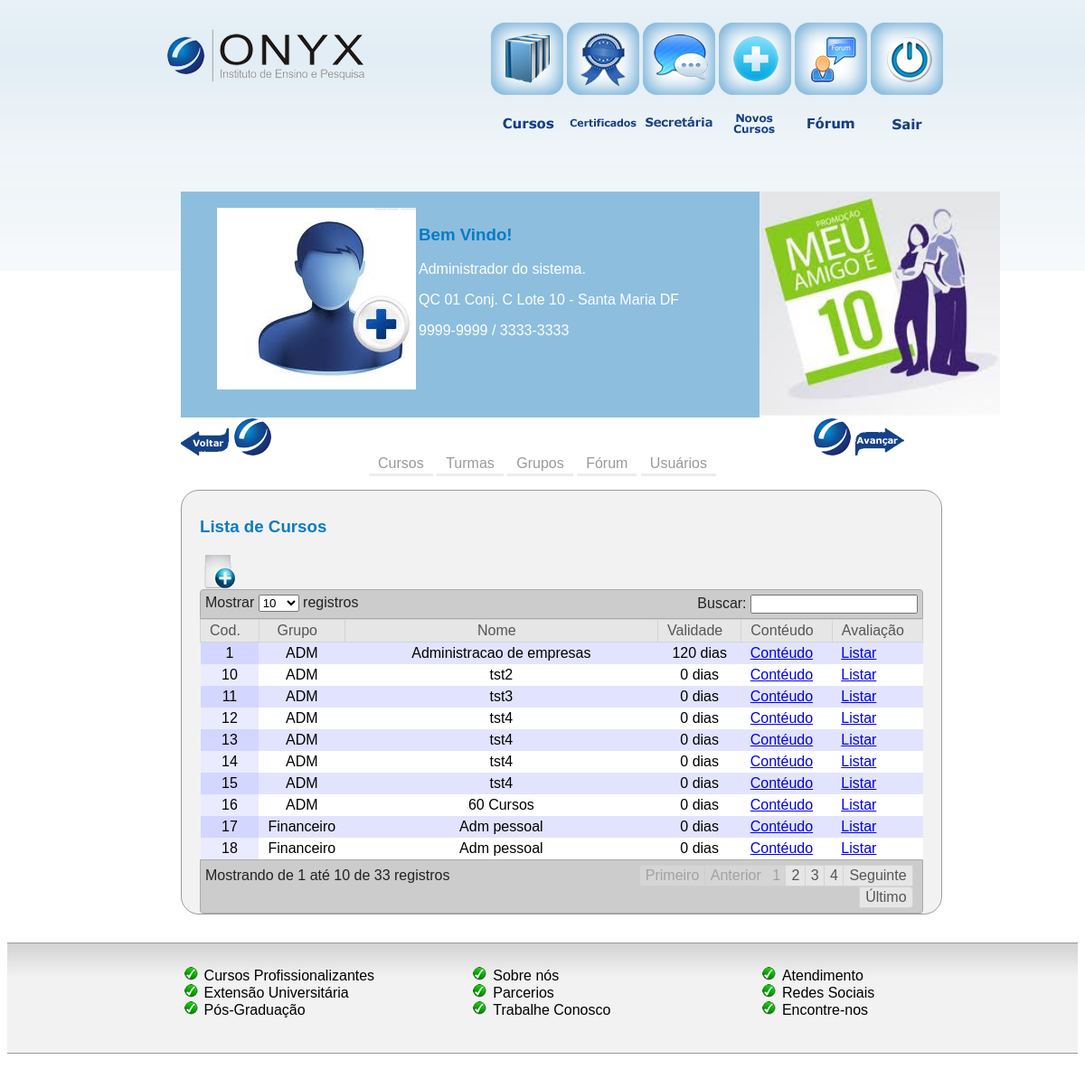
Screenshot of /adm/curso/index.php (signed in) with the database file from the repository.
### tables this page shows
CREATE TABLE IF NOT EXISTS `curso` (
  `id` int(10) unsigned NOT NULL AUTO_INCREMENT,
  `nome` varchar(255) DEFAULT NULL,
  `descricao` varchar(255) DEFAULT NULL,
  `ementa` varchar(255) DEFAULT NULL,
  `valor` varchar(255) DEFAULT NULL,
  `nome_pasta` varchar(255) NOT NULL,
  `observacao` text,
  `qtd_aula` int(5) NOT NULL,
  `grupo_id` int(10) unsigned DEFAULT NULL,
  `validade` int(5) NOT NULL COMMENT 'Prazo de validade do curso em dias',
  `ativo` int(5) NOT NULL COMMENT '1-sim 2-não',
  `tipo` int(5) NOT NULL COMMENT '1-sim 2-não',
  `validadeAula` int(5) NOT NULL,
  `data_cadastro` timestamp NULL DEFAULT CURRENT_TIMESTAMP,
  PRIMARY KEY (`id`)
);

CREATE TABLE IF NOT EXISTS `grupo_curso` (
  `id` int(10) unsigned NOT NULL AUTO_INCREMENT,
  `nome` varchar(255) DEFAULT NULL,
  `observacao` text,
  `data_cadastro` timestamp NULL DEFAULT CURRENT_TIMESTAMP,
  PRIMARY KEY (`id`)
);

### adm/curso/index.php (the view, shortened to what this page needs)
<?php
include("../header.php");
?>
<div id="conteudo_curso">
	<h3>Lista de Cursos</h3>
	<?php
	$res = mysql_query("select * from curso");
  		echo "<a href='curso/cadastro.php'> <img src='../imagens/icone/curso_adiciona-icone.png'> </a>";
  		echo "<table cellpadding='0' cellspacing='0' border='0' class='display' id='example'>
    <thead>
      <tr>
        <th>Cod.</th>
        <th>Grupo</th>
        <th>Nome</th>
        <th>Validade</th>
        <th>Contéudo</th>
        <th>Avaliação</th>
      </tr>
  </thead>
  <tbody>";
  while($curso=mysql_fetch_array($res)){
  $grupo_id = $curso['grupo_id'];
  $resultado = mysql_query("select * from grupo_curso where id=".$grupo_id."");
  $row = mysql_fetch_array($resultado);
  $grupo = $row['nome'];
    echo "
    <tr>
    <td align='center'>".$curso['id'] ."</td>
    <td align='center'>".$grupo."</td>
    <td align='center'>".$curso['nome'] ."</td>
    <td align='center'>".$curso['validade'] ." dias</td>
    <td><a href='curso/adiciona_conteudo.php?curso=".$curso['id']."'>Contéudo</a></td>
    <td><a href='curso/lista_avaliacao.php?curso_id=".$curso['id']."'>Listar</a></td></tr>";
  }
  ?>
</tbody>
    </table>
</div>
<?php include("../footer.php"); ?>

### adm/header.php (shortened to what this page needs)
<html>
<head>
    <link href="css/style.css" rel="stylesheet" type="text/css" />
	<link rel="stylesheet" href="css/table_jui.css" />
  <link rel="stylesheet" href="css/style-adm.css" />
  <link rel="stylesheet" href="css/jquery-ui-1.8.4.custom.css" />
</head>
<body>
<div id="geral">
<div id="centro">
<div id="logo"><a href="index.php"><img src="../imagens/logo.png" class="logo"></a></div>
<div id="titulo_principal">
  <table>
    <tr>
      <td><a href="curso/detalhe.php"><img src="../imagens/icone/curso.png" class="btn-curso"></a></td>
      <td><a href="certificado/index.php"><img src="../imagens/icone/certificado.png" class="btn-certificado"></a></td>
      <td><a href="#"><img src="../imagens/icone/secretaria.png" class="btn-secretaria"></a></td>
      <td><a href="#"><img src="../imagens/icone/matricula.png" class="btn-novo-curso"></a></td>
      <td><a href="forum/index.php"><img src="../imagens/icone/forum.png" class="btn-forum"></a></td>
      <td><a href="../logoff.php"><img src="../imagens/icone/sair.png" class="btn-sair"></a></td>
    </tr>
  </table>
</div>
<div id="dados_usuario">
  <?php include("dados_usuario.php"); ?>
</div>
<div id="banner_usuario">
  <img src="../imagens/testebanner.png" height='250px' width='auto'>
</div>
<div id="menu">
    <a href='javascript:history.back()'><img src="../imagens/icone/voltar.png" align="left"/></a>
    <a href="javascript:history.forward()"><img src="../imagens/icone/avancar.png" align="right"/></a>
  </div>
<div id="menu"align="center">
  <nav id="menu">
  <ul>
    <li><a href="curso/index.php">Cursos</a></li>
    <li><a href="turma/lista.php">Turmas</a></li>
    <li><a href="grupo/">Grupos</a></li>
    <li><a href="forum/">Fórum</a></li>
    <li><a href="usuario/lista_usuario_turma.php">Usuários</a></li>
  </ul>
</nav>
  </div>

### adm/dados_usuario.php
<?php
echo "<br />";
echo "<img src='../imagens/usuario.png' align='left' />";
echo "<h3>Bem Vindo!</h3>";
echo "<p>Administrador do sistema.</p>";
echo "<p>QC 01 Conj. C Lote 10 - Santa Maria DF</p>";
echo "<p>9999-9999 / 3333-3333</p>";
?>

### adm/footer.php (shortened to what this page needs)
		</div>
	</div>
	<div id="rodape">
			<div id="rodape_esquerda">
			<ul>
				<li>Cursos Profissionalizantes</li>
				<li>Extensão Universitária</li>
				<li>Pós-Graduação</li>
			</ul>
		</div>
			<div id="rodape_central">
			<ul>
				<li>Sobre nós</li>
				<li>Parcerios</li>
				<li>Trabalhe Conosco</li>
			</ul>
			</div>
			<div id="rodape_direita">
			<ul>
				<li>Atendimento</li>
				<li>Redes Sociais</li>
				<li>Encontre-nos</li>
			</ul>
			</div>
		</div>
</body>
</html>

### adm/css/table_jui.css (style rules this page uses)
table.display thead th { padding: 3px 0px 3px 10px; cursor: pointer; * cursor: hand; }
table.display thead tr { cursor:pointer; }
table.display { margin: 0 auto; width: 100%; clear: both; border-collapse: collapse; }
table.display td { padding: 3px 10px; }
tr.odd { background-color: #E2E4FF; }
tr.even { background-color: white; }
tr.odd td.sorting_1 { background-color: #D3D6FF; }
tr.even td.sorting_1 { background-color: #EAEBFF; }

### adm/css/style-adm.css (style rules this page uses)
body { font-family: Arial; background: url(../../imagens/topo-adm.png)repeat-x;height: 300px;width: auto; font-size: 16px; }
#geral { background: url(../../imagens/topo-adm.png);margin-top: -10px; }
#centro { margin-left: auto;margin-right: auto;width:800px;height:auto; }
#logo { width: 20%;height: 80px;float: left; padding: 3% 0 0 0; }
.logo { margin: 10px 0 0 -15px; }
#titulo_principal { width: 80%; height: 190px;float: left;margin:-10% 0 0 35%; }
#dados_usuario { width: 75%;background-color: #8DBEDE;float: left;color:#FFFFFF; height: 250px;padding-left: 5%; }
#banner_usuario { width: 20%;float: left;height: 250px; }
#menu { width: 100%;height: 40px;float: left; }
#conteudo_curso { width: 100%;height: auto;float: left;border-radius: 1em;margin: 0 0 0 0;-moz-border-radius: 20px;-webkit-border-radius: 20px;border-radius: 20px;background-color: #F2F2F2;border-color: #9A9A9A;border-width: thin; border-style: solid;padding: 10px 20px 0 20px; text-align: justify; }
h3 { color: #077CC4; }
#rodape { height: 150px;width: 100%;background: url(../../imagens/fundo_rodape.png) repeat-x; float: left;margin: 30px 0 0 0; }
#rodape_esquerda { height: 150px;width: 27%;float: left;padding: 1% 0 0 15%; }
#rodape_central { height: 150px;width: 20%;float: left;padding: 1% 0 0 0; }
#rodape_direita { height: 150px;width: 20%;float: left;padding: 1% 0 0 7%; }
ul { list-style-image: url(../../imagens/icone/rodape_li.png); }
#menu ul { padding:0px; margin:0px; list-style:none; }
#menu ul li { display: inline; }
#menu ul li a { padding: 2px 10px; display: inline-block; color: #999999; text-decoration: none; border-bottom:3px solid #EDEDED; }
.btn-curso { margin: 0 0 0 60px; }

### rows the page displays
curso: id "1", grupo_curso.nome "ADM", nome "Administracao de empresas", validade "120"
curso: id "10", grupo_curso.nome "ADM", nome "tst2", validade "0"
curso: id "11", grupo_curso.nome "ADM", nome "tst3", validade "0"
curso: id "12", grupo_curso.nome "ADM", nome "tst4", validade "0"
curso: id "13", grupo_curso.nome "ADM", nome "tst4", validade "0"
curso: id "14", grupo_curso.nome "ADM", nome "tst4", validade "0"
curso: id "15", grupo_curso.nome "ADM", nome "tst4", validade "0"
curso: id "16", grupo_curso.nome "ADM", nome "60 Cursos", validade "0"
curso: id "17", grupo_curso.nome "Financeiro", nome "Adm pessoal", validade "0"
curso: id "18", grupo_curso.nome "Financeiro", nome "Adm pessoal", validade "0"
